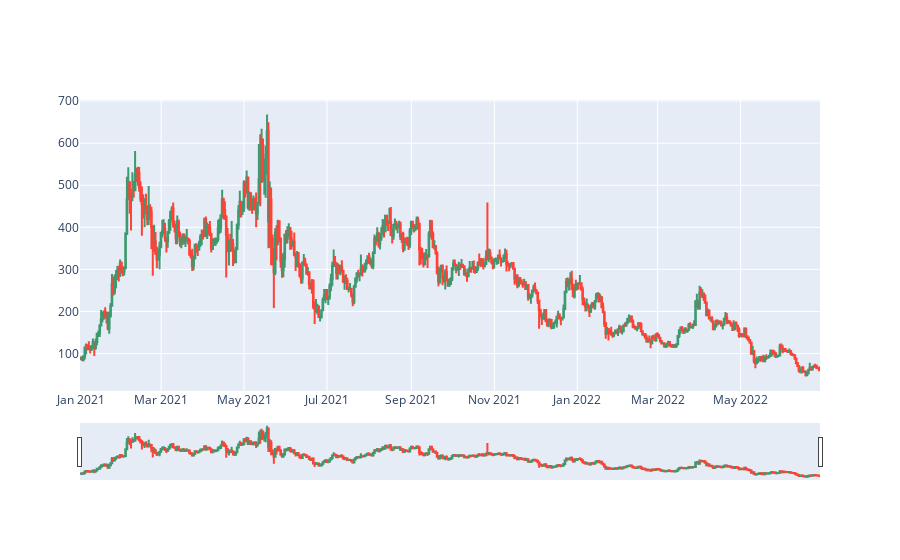

Notebook code for this chart:
### Code cell
trace1 = {
    'x': df.Data,
    'open': df.Open,
    'close': df.Close,
    'high': df.High,
    'low': df.Low,
    'type': 'candlestick',
    'name': 'BBAS3',
    'showlegend': False
}
# informar todos os dados e gráficos em uma lista
data = [trace1]
# configurar o layout do gráfico
layout = go.Layout({
    'title': {
        'text': 'Gráfico de Candlestick - BBAS3',
        'font': {
            'size': 20
        }
    }
})
# instanciar objeto Figure e plotar o gráfico
fig = go.Figure(data=data)
fig.show()

### Figure 1 — Plotly figure (JSON) as saved in the notebook; plotly's stock layout.template omitted (floating-point values rounded to 4 significant figures; data arrays with more than 128 entries replaced by an {"elided": "..."} marker saying what was removed)
{"data": [{"close": {"elided": "544 float values"}, "high": {"elided": "544 float values"}, "low": {"elided": "544 float values"}, "name": "BBAS3", "open": {"elided": "544 float values"}, "showlegend": false, "type": "candlestick", "x": {"elided": "544 str values"}}], "layout": {}}
